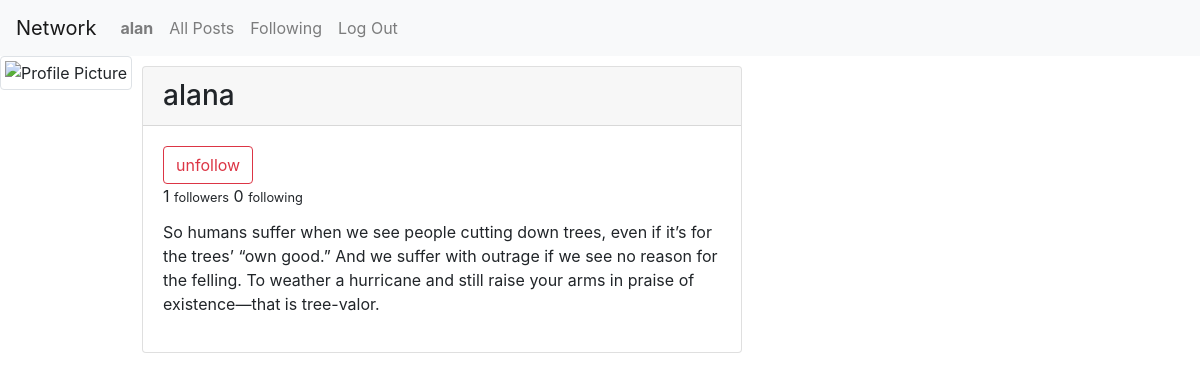
/profile/alana (signed in), run on the app's committed database.
### network/models.py (models this page shows, shortened)
class Profile(models.Model):
    user = models.OneToOneField(User, on_delete=models.CASCADE, related_name="profile")
    following = models.ManyToManyField('self', blank=True, related_name="following_to", symmetrical=False)
    followers = models.ManyToManyField('self', blank=True, related_name="followed_by", symmetrical=False)
    bio = models.TextField(blank=True)
    profile_pic = models.ImageField(upload_to="profile_pics/", blank=True)

### network/views.py (the view, shortened to what this page needs)
# urls.py: path("profile", views.create_profile, name="create_profile"),
def profile(request, username):
    return render(request, "network/display_profile.html", {
        "profile": Profile.objects.get(user=User.objects.get(username=username)),
        "filter": username,
        "page": 0
    })

### network/templates/network/display_profile.html (shortened to what this page needs)
{% extends "network/layout.html" %}
{% load static %}
{% block body %}
    <div class="profile">
        <div>
            <img src="{% if profile.profile_pic %}{{ profile.profile_pic }}{% else %}{% static 'network/images/standard.jpg' %}{% endif %}" class="img-thumbnail" alt="Profile Picture" style="width: 200px; height: 200px">
        </div>
        <div class="card text-bg-light mb-3" id="profile_card_display">
            <h3 class="card-header"> {{ profile.user.username }} </h3>
                <div class="card-body">
                    {% if user.is_authenticated %}
                        {% if profile.user.username != request.user.username %}
                            <form method="POST">
                                {% if profile in user.profile.following.all %}
                                    <button class="btn btn-outline-danger" name="follow" value="unfollow">unfollow</button>
                                {% else %}
                                    <button class="btn btn-outline-success" name="follow" value="follow">follow</button>
                                {% endif %}
                            </form>
                        {% endif %}
                    {% endif %}
                    <div class="card-title">{{ profile.followers.count }} <small>followers</small> {{ profile.following.count }} <small>following</small></div>
                    <p class="card-text">{{ profile.bio }}</p>
                </div>
        </div>
    </div>
{% endblock %}

### network/templates/network/layout.html (shortened to what this page needs)
{% load static %}
<!DOCTYPE html>
<html lang="en">
    <head>
        <link rel="stylesheet" href="https://stackpath.bootstrapcdn.com/bootstrap/4.4.1/css/bootstrap.min.css">
        <link rel="stylesheet" href="{% static 'network/css/styles.css' %}">
        <link rel="stylesheet" href="https://cdnjs.cloudflare.com/ajax/libs/cropperjs/1.5.12/cropper.min.css">
        <link rel="stylesheet" href="https://cdnjs.cloudflare.com/ajax/libs/font-awesome/4.7.0/css/font-awesome.min.css">
    </head>
    <body>
        <nav class="navbar navbar-expand-lg navbar-light bg-light">
            <a class="navbar-brand" href="{% url 'index' %}">Network</a>
            <div>
              <ul class="navbar-nav mr-auto">
                {% if user.is_authenticated %}
                    <li class="nav-item">
                        <a class="nav-link" href="{% url 'profile' request.user.username %}"><strong>{{ user.username }}</strong></a>
                    </li>
                {% endif %}
                <li class="nav-item">
                  <a class="nav-link" href="{% url 'index' %}">All Posts</a>
                </li>
                {% if user.is_authenticated %}
                    <li class="nav-item">
                        <a class="nav-link" href="{% url 'following_tweets'%}">Following</a>
                    </li>
                    <li class="nav-item">
                        <a class="nav-link" href="{% url 'logout' %}">Log Out</a>
                    </li>
                {% endif %}
              </ul>
            </div>
          </nav>
        <div class="body">
            {% block body %}
            {% endblock %}
    </body>
</html>

### network/static/network/css/styles.css (style rules this page uses)
.profile { display: flex; }
#profile_card_display { width: 50%; margin: 10px; display:block; }

### data on the page
Profile: user.username "alana", followers.count "1", following.count "0", bio "So humans suffer when we see people cutting down trees, even if it’s for the trees’ “own good.” And we suffer with outrage if we see no reason for the felling. To weather a hurricane and still raise your arms in praise of existence—that is tree-valor."

### other printed values
{{ user.username }} "alan"
